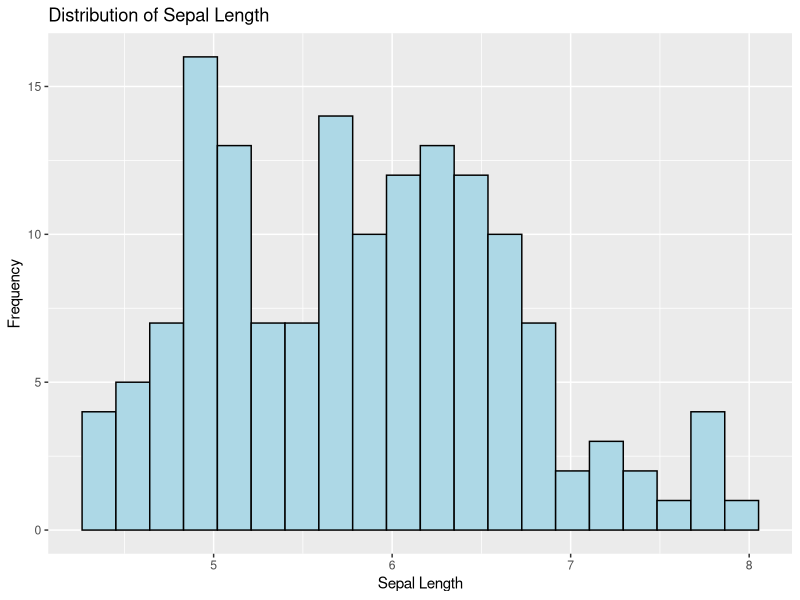
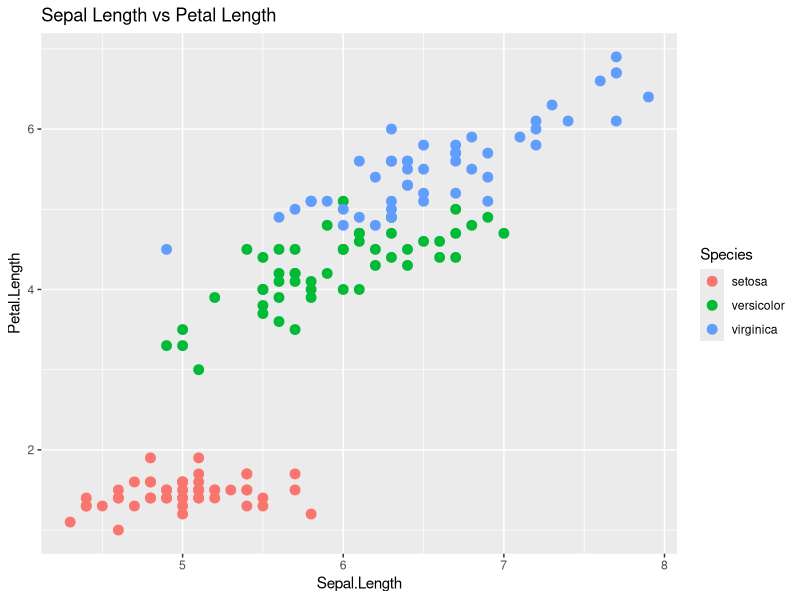
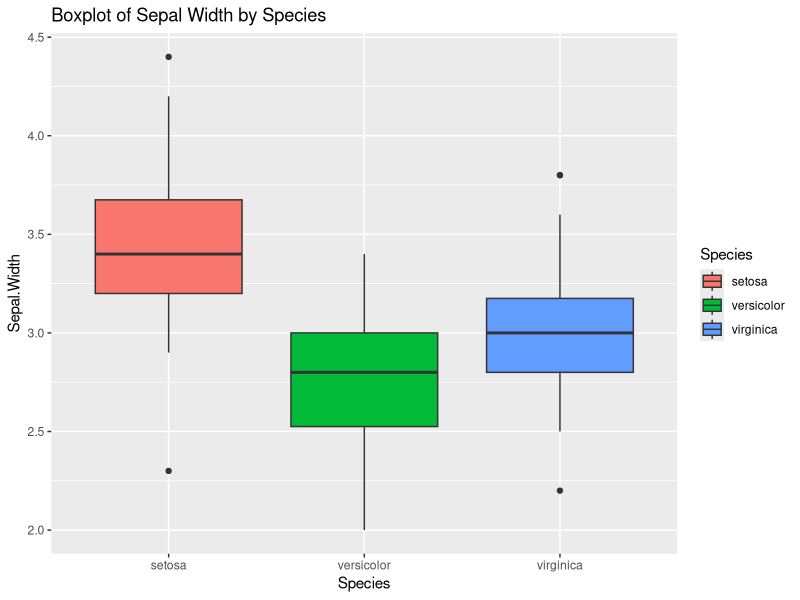
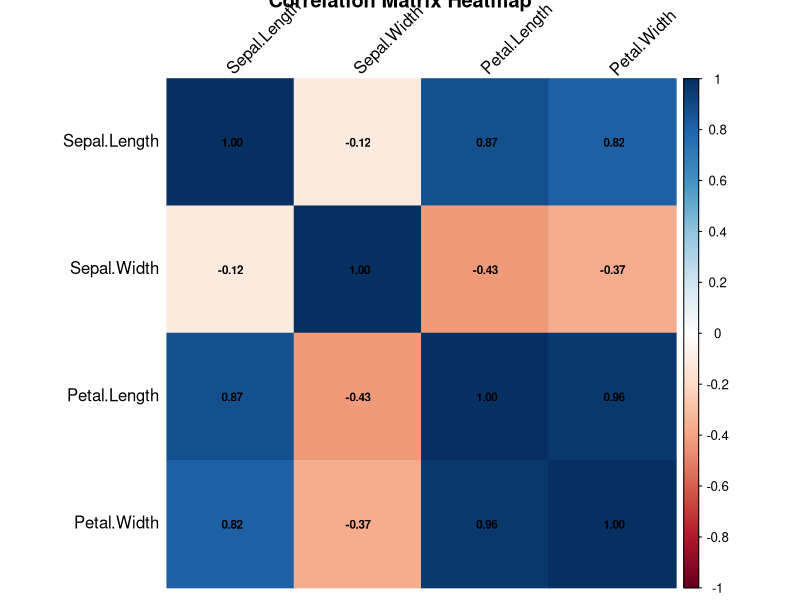
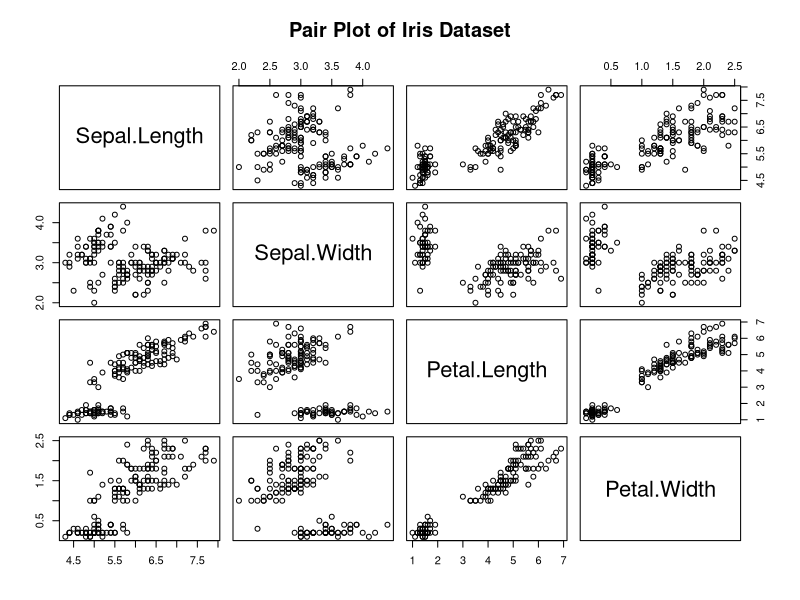

Write the R code that produced these figures, in order.
# Load libraries
library(dplyr)
library(ggplot2)
library(corrplot)

# Load dataset
data("iris")
head(iris)

# 1. Summary statistics
summary(iris)

# 2. Histogram of Sepal.Length
ggplot(iris, aes(x = Sepal.Length)) +
  geom_histogram(bins = 20, fill = "lightblue", color = "black") +
  labs(title = "Distribution of Sepal Length", x = "Sepal Length", y = "Frequency")

# 3. Scatterplot: Sepal.Length vs Petal.Length
ggplot(iris, aes(x = Sepal.Length, y = Petal.Length, color = Species)) +
  geom_point(size = 3) +
  labs(title = "Sepal Length vs Petal Length")

# 4. Boxplot: Sepal.Width by Species
ggplot(iris, aes(x = Species, y = Sepal.Width, fill = Species)) +
  geom_boxplot() +
  labs(title = "Boxplot of Sepal Width by Species")

# 5. Correlation matrix heatmap (corrplot)
corr_matrix <- cor(iris[, 1:4])

corrplot(corr_matrix,
         method = "color",
         addCoef.col = "black",   # add correlation numbers
         number.cex = 0.7,
         tl.col = "black",
         tl.srt = 45,
         main = "Correlation Matrix Heatmap")

# 6. Pair plot 
pairs(iris[, 1:4], main = "Pair Plot of Iris Dataset")
